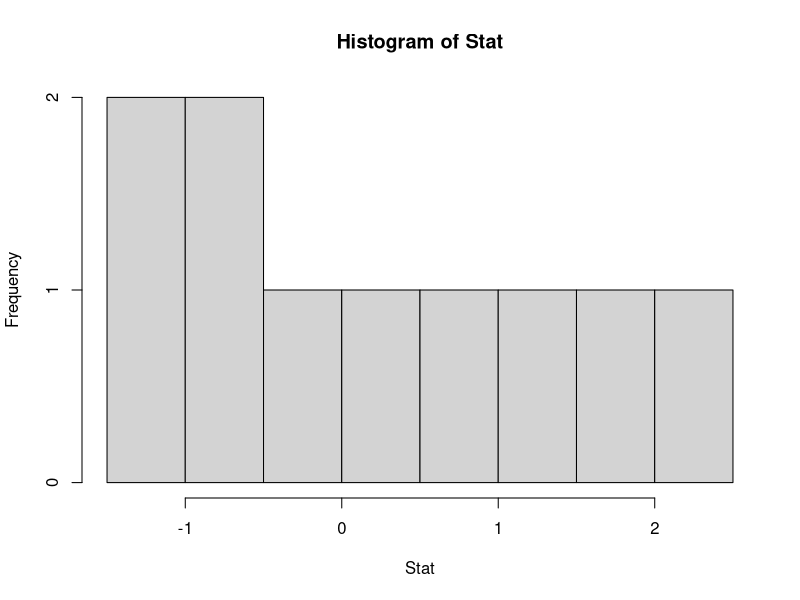
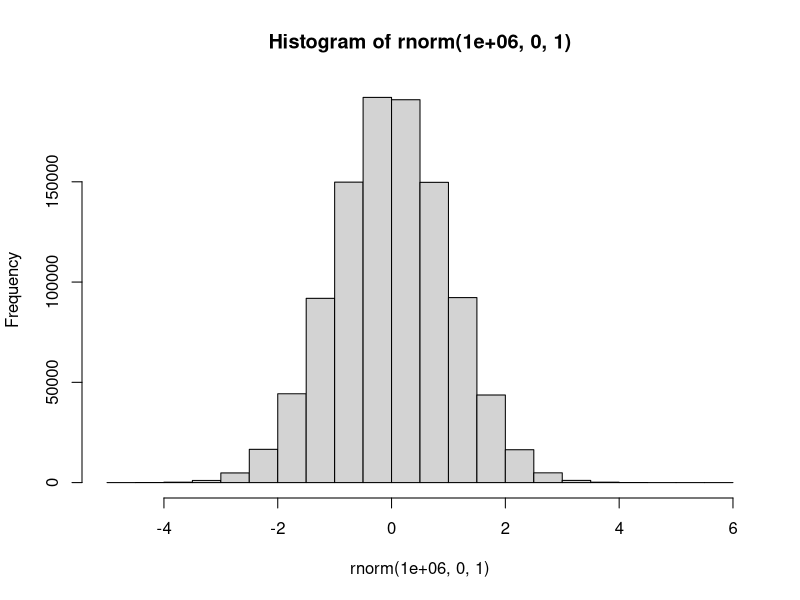

The R script that drew these images, in order:
## ---- chunk 1
knitr::opts_chunk$set(message=FALSE,warning=FALSE, cache=TRUE)
## ---- chunk 2
Stat<-rnorm(10,0,1)
hist(Stat)

# More normal
hist(rnorm(1000000,0,1))


#Replicate
replicate(100,rnorm(10,0,1))
## ---- chunk 3

#get sample mean
mean(Stat)

#Use a for loop
savemeans<-c()
for(i in 1:1000){
  savemeans[i]<-mean(rnorm(10,0,1))

}

null <- replicate(10000,mean(rnorm(10,0,1)-mean(rnorm(10,0,1))))                
## ---- chunk 4

Crit_val<- sort(null)
Crit_val[9500]

#nondirectional
Absolute_cv <- sort(abs(null))
Absolute_cv[9500]
## ---- chunk 5
t_dist <- replicate(10000,t.test(rnorm(10,0,1))$statistic)
ts <- c(.5,1,2,2.5)
sim_t <- c()
for(i in ts){
  sim_t <- c(sim_t,length(t_dist[t_dist >= i])/10000)
}
  
sim_t-(1-pt(ts,9))
## ---- chunk 6
null <- replicate(10000,cor(rnorm(10,0,1),rnorm(10,0,1)))
sorted_null <- sort(abs(null))
sorted_null[9500]
null <- replicate(10000,cor(rnorm(100,0,1),rnorm(100,0,1)))
sorted_null <- sort(abs(null))
sorted_null[9500]
